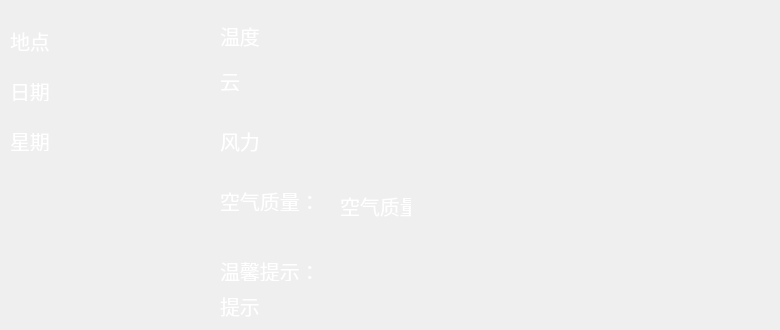
    <widget class="QWidget" name="tab_5">
     <attribute name="title">
      <string>03</string>
     </attribute>
     <widget class="QLabel" name="label_18">
      <property name="geometry">
       <rect>
        <x>10</x>
        <y>20</y>
        <width>201</width>
        <height>41</height>
       </rect>
      </property>
      <property name="font">
       <font>
        <pointsize>15</pointsize>
       </font>
      </property>
      <property name="styleSheet">
       <string notr="true">color: rgb(255, 255, 255);</string>
      </property>
      <property name="text">
       <string>地点</string>
      </property>
     </widget>
     <widget class="QLabel" name="label_10">
      <property name="geometry">
       <rect>
        <x>10</x>
        <y>130</y>
        <width>171</width>
        <height>21</height>
       </rect>
      </property>
      <property name="font">
       <font>
        <pointsize>15</pointsize>
       </font>
      </property>
      <property name="styleSheet">
       <string notr="true">color: rgb(255, 255, 255);</string>
      </property>
      <property name="text">
       <string>星期</string>
      </property>
     </widget>
     <widget class="QLabel" name="label_23">
      <property name="geometry">
       <rect>
        <x>10</x>
        <y>80</y>
        <width>171</width>
        <height>21</height>
       </rect>
      </property>
      <property name="font">
       <font>
        <pointsize>15</pointsize>
       </font>
      </property>
      <property name="styleSheet">
       <string notr="true">color: rgb(255, 255, 255);</string>
      </property>
      <property name="text">
       <string>日期</string>
      </property>
     </widget>
     <widget class="QLabel" name="label_64">
      <property name="geometry">
       <rect>
        <x>220</x>
        <y>70</y>
        <width>61</width>
        <height>21</height>
       </rect>
      </property>
      <property name="font">
       <font>
        <pointsize>15</pointsize>
       </font>
      </property>
      <property name="styleSheet">
       <string notr="true">color: rgb(255, 255, 255);</string>
      </property>
      <property name="text">
       <string>云</string>
      </property>
     </widget>
     <widget class="QLabel" name="label_65">
      <property name="geometry">
       <rect>
        <x>340</x>
        <y>190</y>
        <width>71</width>
        <height>31</height>
       </rect>
      </property>
      <property name="font">
       <font>
        <pointsize>15</pointsize>
       </font>
      </property>
      <property name="styleSheet">
       <string notr="true">color: rgb(255, 255, 255);</string>
      </property>
      <property name="text">
       <string>空气质量</string>
      </property>
     </widget>
     <widget class="QLabel" name="label_66">
      <property name="geometry">
       <rect>
        <x>220</x>
        <y>20</y>
        <width>241</width>
        <height>31</height>
       </rect>
      </property>
      <property name="font">
       <font>
        <pointsize>15</pointsize>
       </font>
      </property>
      <property name="styleSheet">
       <string notr="true">color: rgb(255, 255, 255);</string>
      </property>
      <property name="text">
       <string>温度</string>
      </property>
     </widget>
     <widget class="QLabel" name="label_67">
      <property name="geometry">
       <rect>
        <x>220</x>
        <y>120</y>
        <width>271</width>
        <height>41</height>
       </rect>
      </property>
      <property name="font">
       <font>
        <pointsize>15</pointsize>
       </font>
      </property>
      <property name="styleSheet">
       <string notr="true">color: rgb(255, 255, 255);</string>
      </property>
      <property name="text">
       <string>风力</string>
      </property>
     </widget>
     <widget class="QLabel" name="label_68">
      <property name="geometry">
       <rect>
        <x>550</x>
        <y>20</y>
        <width>221</width>
        <height>171</height>
       </rect>
      </property>
      <property name="styleSheet">
       <string notr="true"/>
      </property>
      <property name="text">
       <string/>
      </property>
     </widget>
     <widget class="QLabel" name="label_69">
      <property name="geometry">
       <rect>
        <x>220</x>
        <y>190</y>
        <width>121</width>
        <height>21</height>
       </rect>
      </property>
      <property name="font">
       <font>
        <pointsize>15</pointsize>
       </font>
      </property>
      <property name="styleSheet">
       <string notr="true">color: rgb(255, 255, 255);</string>
      </property>
      <property name="text">
       <string>空气质量：</string>
      </property>
     </widget>
     <widget class="QLabel" name="label_95">
      <property name="geometry">
       <rect>
        <x>220</x>
        <y>290</y>
        <width>301</width>
        <height>31</height>
       </rect>
      </property>
      <property name="font">
       <font>
        <pointsize>15</pointsize>
       </font>
      </property>
      <property name="styleSheet">
       <string notr="true">color: rgb(255, 255, 255);</string>
      </property>
      <property name="text">
       <string>提示</string>
      </property>
     </widget>
     <widget class="QLabel" name="label_169">
      <property name="geometry">
       <rect>
        <x>220</x>
        <y>260</y>
        <width>131</width>
        <height>21</height>
       </rect>
      </property>
      <property name="font">
       <font>
        <pointsize>15</pointsize>
       </font>
      </property>
      <property name="styleSheet">
       <string notr="true">color: rgb(255, 255, 255);</string>
      </property>
      <property name="text">
       <string>温馨提示：</string>
      </property>
     </widget>
    </widget>
